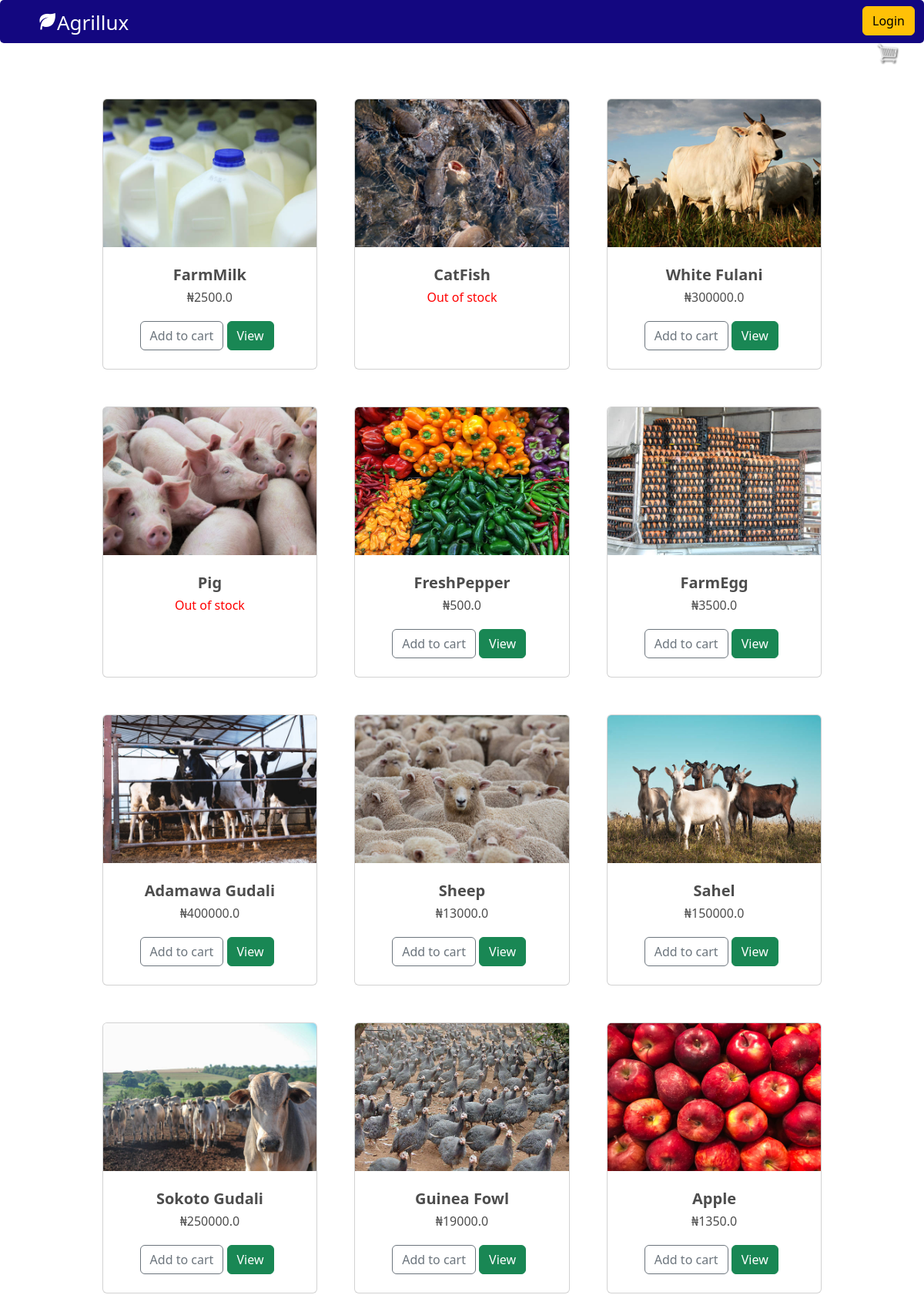
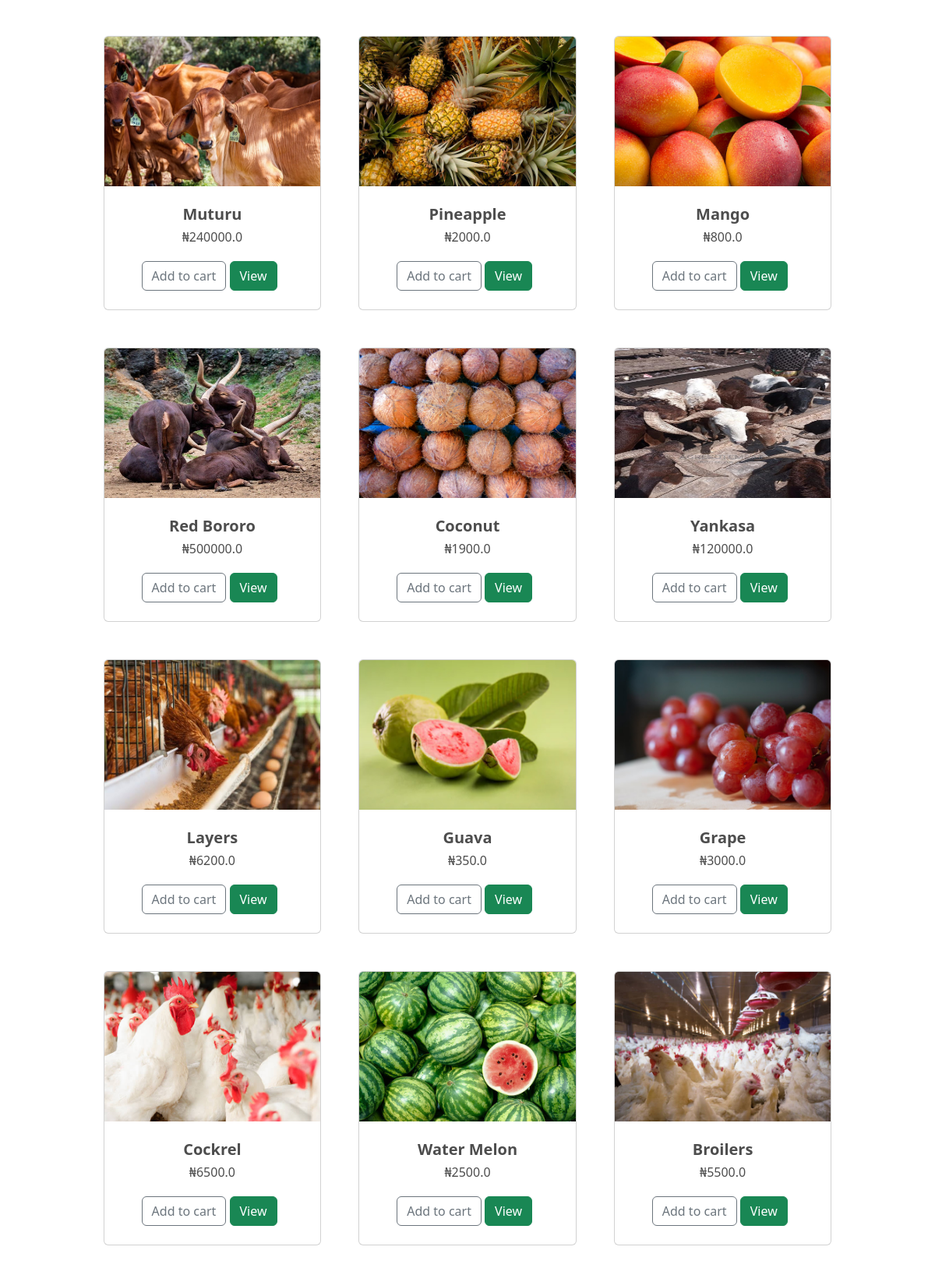
The page / (upper part) on the database its author committed (2 pictures, top to bottom).
### ecommerce/models.py (models this page shows, shortened)
class Product(models.Model):
    name        = models.CharField(max_length=200, null=True)
    price       = models.FloatField()
    image       = models.ImageField(upload_to = "media/")
    available   = models.CharField(max_length=200, null=False)
    discount    = models.BooleanField(default=False)
    @property
    def ImageURL(self):
        try:
            url = self.image.url
        except:
            url = ''
        return url
    @property
    def get_price(self):
        price = self.price
        return price

### ecommerce/views.py (the view)
# urls.py: path('', views.livestock, name='livestock-market'),
def livestock(request):
    data = CartData(request)
    cartItems = data['cartItems']
    product = Product.objects.all()
    context = {
        'cartItems':cartItems,
        'product':product,
    }
    return render(request, 'squad/livestock.html', context)

### ecommerce/utils.py (called while the page is built, shortened)
def CookieCart(request):
    try:
        cart = json.loads(request.COOKIES['cart'])
    except:
        cart = {}
    print('Cart:', cart)
    items = []
    order = {'get_cart_total':0, 'get_cart_item':0}
    cartItems = order['get_cart_item']
    return{'cartItems':cartItems, 'order':order, 'items':items}

def CartData(request):
    if request.user.is_authenticated:
        customer = request.user
        order, created = Order.objects.get_or_create(customer=customer, completed=False)
        items = order.orderitem_set.all()
        cartItems = order.get_cart_item
    else:
        CookieData = CookieCart(request)
        cartItems = CookieData['cartItems']
        order = CookieData['order']
        items = CookieData['items']
    return{'cartItems':cartItems, 'order':order, 'items':items}

### template/squad/livestock.html (shortened to what this page needs)
{% extends 'squad/main.html' %}
{% load  static %}
{% block content %}
<link href='https://unpkg.com/boxicons@2.1.4/css/boxicons.min.css' rel='stylesheet'>
<link href="https://cdn.jsdelivr.net/npm/bootstrap@5.2.2/dist/css/bootstrap.min.css" rel="stylesheet">
         <section style="margin-top:-3rem;"class="py-5">
            <div class="container px-4 px-lg-5 mt-5">
                <div class="row gx-4 gx-lg-5 row-cols-2 row-cols-md-3 row-cols-xl-4 justify-content-center">
                    {% for item in product %}
                    <div style="width:30%; height:22rem;"class="col mb-5">
                        <div class="card h-100">
                            <img style="height:12rem;"class="card-img-top" src="{{item.ImageURL}}" alt="..." />
                            <div class="card-body p-4">
                                <div class="text-center">
                                    <h5 class="fw-bolder">{{item.name}}</h5>
                                    {% if item.available <= '0' %}
                                    <h6 style = "color:red; font-weight:500;">Out of stock</h6>
                                    {% elif user.is_authenticated %}
                                    <h6>&#8358;{{item.get_discount_price}}</h6>
                                    {% else %}
                                    <h6>&#8358;{{item.get_price}}</h6>
                                    {% endif %}
                                </div>
                            </div>
                            {% if item.available <= '0'  %}
                            {% comment %} <div style="margin-top:-2rem; margin-left:1.5rem;"class="card-footer p-4 pt-0 border-top-0 bg-transparent">
                                <button data-product='{{item.id}}' data-action="add" class="btn btn-outline-secondary add-btn update-cart">Add to cart</button>
                                <a href="{% url 'view-item' item.id %}" class="btn btn-success">View</a>
                            </div> {% endcomment %}
                            {% else %}
                            <div style="margin-top:-2rem; margin-left:1.5rem;"class="card-footer p-4 pt-0 border-top-0 bg-transparent">
                                <button data-product='{{item.id}}' data-action="add" class="btn btn-outline-secondary add-btn update-cart">Add to cart</button>
                                <a href="{% url 'view-item' item.id %}" class="btn btn-success">View</a>
                            </div>
                            {% endif %}
                        </div>
                    </div>
                    {% empty %}
                    <h1>Store is empty </h1>
                    {% endfor %}
                    </div>
                </div>
        </section>
{% endblock content %}

### static/css/main.css (style rules this page uses)
body { background-color: hsl(0, 0%, 98%); }
h1,h2,h3,h4,h5,h6 { color:hsl(0, 0%, 30%); }
.row { margin-top: 10px; }

### rows shown on the page
Product: ImageURL (picture), name "FarmMilk", get_price "2500.0"
Product: ImageURL (picture), name "CatFish", available "Out of stock"
Product: ImageURL (picture), name "White Fulani", get_price "300000.0"
Product: ImageURL (picture), name "Pig", available "Out of stock"
Product: ImageURL (picture), name "FreshPepper", get_price "500.0"
Product: ImageURL (picture), name "FarmEgg", get_price "3500.0"
Product: ImageURL (picture), name "Adamawa Gudali", get_price "400000.0"
Product: ImageURL (picture), name "Sheep", get_price "13000.0"
Product: ImageURL (picture), name "Sahel", get_price "150000.0"
Product: ImageURL (picture), name "Sokoto Gudali", get_price "250000.0"
Product: ImageURL (picture), name "Guinea Fowl", get_price "19000.0"
Product: ImageURL (picture), name "Apple", get_price "1350.0"
Product: ImageURL (picture), name "Muturu", get_price "240000.0"
Product: ImageURL (picture), name "Pineapple", get_price "2000.0"
Product: ImageURL (picture), name "Mango", get_price "800.0"
Product: ImageURL (picture), name "Red Bororo", get_price "500000.0"
Product: ImageURL (picture), name "Coconut", get_price "1900.0"
Product: ImageURL (picture), name "Yankasa", get_price "120000.0"
Product: ImageURL (picture), name "Layers", get_price "6200.0"
Product: ImageURL (picture), name "Guava", get_price "350.0"
Product: ImageURL (picture), name "Grape", get_price "3000.0"
Product: ImageURL (picture), name "Cockrel", get_price "6500.0"
Product: ImageURL (picture), name "Water Melon", get_price "2500.0"
Product: ImageURL (picture), name "Broilers", get_price "5500.0"
